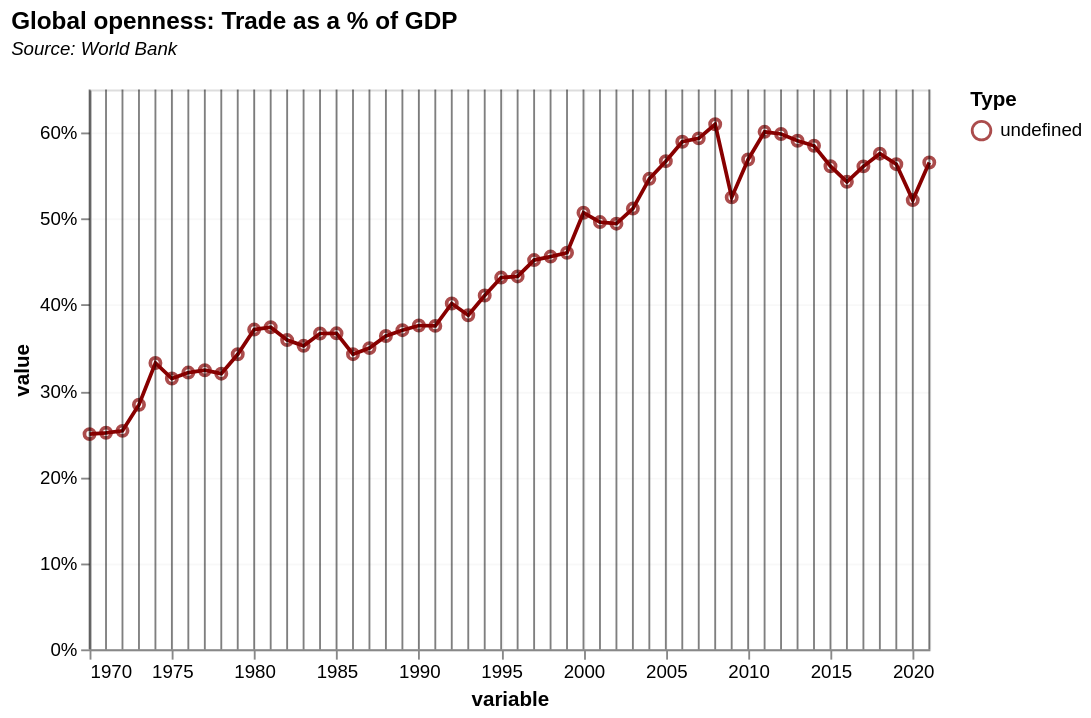

Describe this chart as a Vega-Lite specification.
### Vega-Lite specification from a JSON file in a GitHub repository (floating-point values rounded to 4 significant figures)
{"$schema": "https://vega.github.io/schema/vega-lite/v5.json", "data": {"values": [{"": "1", "variable": "1970", "value": "0.24994806409999998"}, {"": "2", "variable": "1971", "value": "0.2514713769"}, {"": "3", "variable": "1972", "value": "0.2537141846"}, {"": "4", "variable": "1973", "value": "0.2840654406"}, {"": "5", "variable": "1974", "value": "0.3325505303"}, {"": "6", "variable": "1975", "value": "0.3145207262"}, {"": "7", "variable": "1976", "value": "0.32140874259999996"}, {"": "8", "variable": "1977", "value": "0.32414640650000004"}, {"": "9", "variable": "1978", "value": "0.32014395"}, {"": "10", "variable": "1979", "value": "0.34265220669999996"}, {"": "11", "variable": "1980", "value": "0.37131530220000003"}, {"": "12", "variable": "1981", "value": "0.3740528043"}, {"": "13", "variable": "1982", "value": "0.35912150169999996"}, {"": "14", "variable": "1983", "value": "0.3524467605"}, {"": "15", "variable": "1984", "value": "0.3667687918"}, {"": "16", "variable": "1985", "value": "0.3669528285"}, {"": "17", "variable": "1986", "value": "0.34274807690000003"}, {"": "18", "variable": "1987", "value": "0.349805568"}, {"": "19", "variable": "1988", "value": "0.36382102600000005"}, {"": "20", "variable": "1989", "value": "0.3706129572"}, {"": "21", "variable": "1990", "value": "0.376054271"}, {"": "22", "variable": "1991", "value": "0.3756090045"}, {"": "23", "variable": "1992", "value": "0.401576244"}, {"": "24", "variable": "1993", "value": "0.3879048308"}, {"": "25", "variable": "1994", "value": "0.4108739571"}, {"": "26", "variable": "1995", "value": "0.4317021768"}, {"": "27", "variable": "1996", "value": "0.4330524352"}, {"": "28", "variable": "1997", "value": "0.4520200019"}, {"": "29", "variable": "1998", "value": "0.4560940735"}, {"": "30", "variable": "1999", "value": "0.46050613640000004"}, {"": "31", "variable": "2000", "value": "0.5070245125999999"}, {"": "32", "variable": "2001", "value": "0.49615633090000005"}, {"": "33", "variable": "2002", "value": "0.49428031840000003"}, {"": "34", "variable": "2003", "value": "0.5118149562"}, {"": "35", "variable": "2004", "value": "0.5463330277"}, {"": "36", "variable": "2005", "value": "0.5668673797"}, {"": "37", "variable": "2006", "value": "0.5894764175"}, {"": "38", "variable": "2007", "value": "0.5933420438"}, {"": "39", "variable": "2008", "value": "0.6097481446999999"}, {"": "40", "variable": "2009", "value": "0.5248292919"}, {"": "41", "variable": "2010", "value": "0.5688656111"}, {"": "42", "variable": "2011", "value": "0.6009081417000001"}, {"": "43", "variable": "2012", "value": "0.5983914113000001"}, {"": "44", "variable": "2013", "value": "0.5905993851"}, {"": "45", "variable": "2014", "value": "0.5847235128"}, {"": "46", "variable": "2015", "value": "0.5610093186"}, {"": "47", "variable": "2016", "value": "0.5428546131"}, {"": "48", "variable": "2017", "value": "0.5608409634"}, {"": "49", "variable": "2018", "value": "0.5755884814000001"}, {"": "50", "variable": "2019", "value": "0.563356641"}, {"": "51", "variable": "2020", "value": "0.5216581548"}, {"": "52", "variable": "2021", "value": "0.565286218"}], "format": {"parse": {"variable": "date"}}}, "height": 300, "width": 450, "title": {"text": "Global openness: Trade as a % of GDP", "anchor": "start", "subtitle": ["Source: World Bank", ""], "subtitleFontStyle": "italic", "subtitleFontSize": 10, "color": "black"}, "encoding": {"x": {"field": "variable", "type": "temporal", "axis": {"gridOpacity": 0.2}}}, "layer": [{"encoding": {"color": {"field": "Type", "type": "nominal", "scale": {"range": ["#880000", "#ff0303", "#000"]}}, "y": {"field": "value", "type": "quantitative", "axis": {"gridOpacity": 0.2, "format": "%"}}}, "layer": [{"mark": {"type": "line"}}, {"mark": "point"}]}, {"mark": "rule", "encoding": {"opacity": {"value": 0.5}, "tooltip": [{"field": "value", "title": "Trade as % of global GDP", "format": ".2%"}, {"field": "variable", "type": "temporal", "format": "%Y", "title": "Year"}]}}]}
